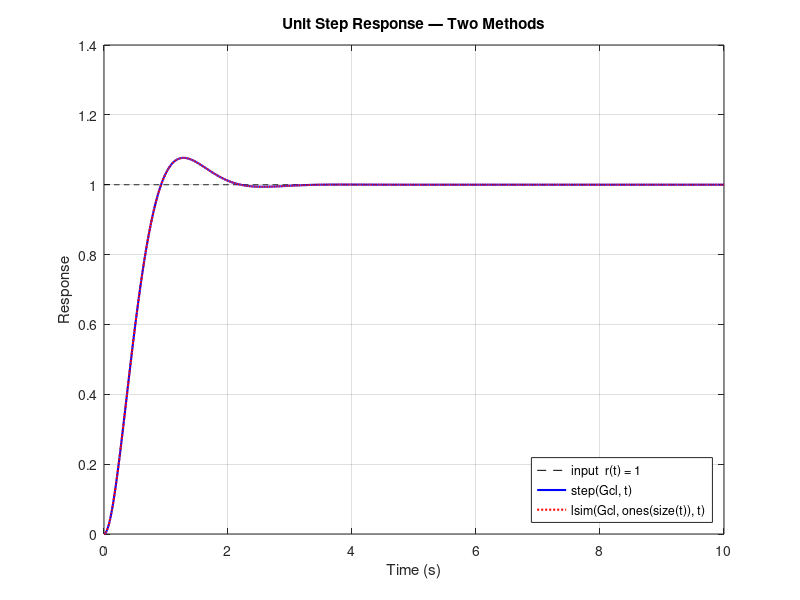
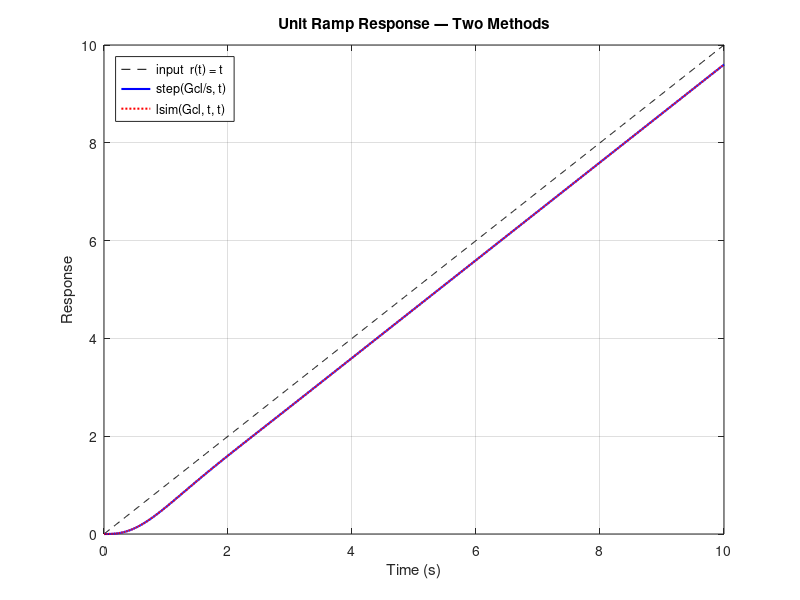
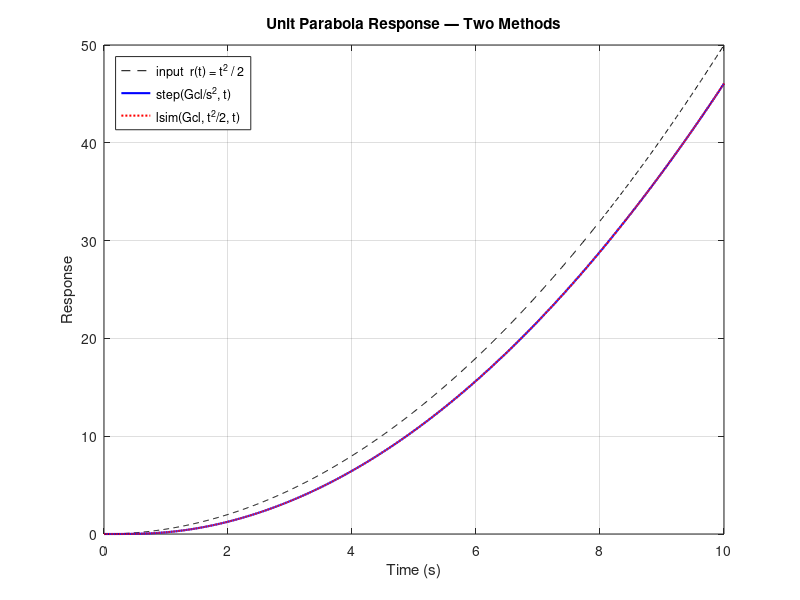

The MATLAB script that drew these images, in order:
%[text] # Simulating Steady-State Error: Step, Ramp, and Parabola Inputs
%[text] This supplemental note shows two ways to simulate the closed-loop response of a system to the three standard test inputs used in steady-state error analysis: step, ramp, and parabola.  MATLAB provides a convenient `step()` command for the unit step.  There is no built-in `ramp()` or `parabola()`, so we need a workaround.  Two general approaches are illustrated for each input.
%[text] **Method 1 — Cascade an integrator with the closed-loop transfer function.**  A unit step driven through $1/s$ becomes a ramp ($r(t)=t$); through $1/s^2$ it becomes a parabola ($r(t)=t^2/2$).  We absorb these integrators into the transfer function passed to `step()`.
%[text] **Method 2 — Build the input signal as a time vector and call** **`lsim()`****.**  This generalizes to any input (sinusoids, disturbances, recorded data) so it is worth seeing alongside the `step()` trick.
%[text] We use a Type 1 plant (one open-loop integrator) so that the three inputs produce three qualitatively different steady-state behaviors: zero step error, finite ramp error, and unbounded parabola error.
%%
%[text] ## Example System (Type 1)
%[text] A simple Type 1 plant: $G\_\\mathrm{ol}(s) = 10/(s(s+4))$.  The free $s$ in the denominator is the open-loop integrator that makes this Type 1.  The closed-loop transfer function $G\_\\mathrm{cl}(s)$ is formed with `feedback()` (unity feedback).
clear;
Gol = tf(10,[1 4 0]);
Gcl = feedback(Gol, 1);
%[text] The velocity error constant is $K\_v = \\lim\_{s\\to 0} sG\_\\mathrm{ol}(s) = 10/4 = 2.5$.  Using `minreal` to cancel the $s/s$ pole-zero pair lets `dcgain` evaluate the limit cleanly.
s  = tf('s');
Kv = dcgain(minreal(s*Gol));
e_ss_ramp_expected = 1/Kv;
fprintf('Kv = %.3f, expected ramp e_ss = %.3f\n', Kv, e_ss_ramp_expected)
%%
%[text] ## Common Time Vector
%[text] All three simulations share the same time grid.  The closed-loop dynamics settle within a few seconds, so a ten-second window comfortably shows both the transient and the steady-state behavior.
t = (0:0.01:10)';
%%
%[text] ## Step Input
%[text] The convenient case.  `step(Gcl,t)` simulates the unit step response directly.
%[text] **Method 1 —** **`step()`** **directly.**
y_step_A = step(Gcl, t);
%[text] **Method 2 —** **`lsim()`** **with** $r(t) = 1$**.**
r_step = ones(size(t));
y_step_B = lsim(Gcl, r_step, t);
%[text] Plot the input and both outputs.  The two outputs overlay exactly.
figure
plot(t, r_step,   'k--', 'DisplayName','input  r(t) = 1')
hold on
plot(t, y_step_A, 'b-',  'LineWidth', 1.5, 'DisplayName','step(Gcl, t)')
plot(t, y_step_B, 'r:',  'LineWidth', 1.5, 'DisplayName','lsim(Gcl, ones(size(t)), t)')
hold off
grid on
xlabel('Time (s)');  ylabel('Response')
title('Unit Step Response — Two Methods')
legend('Location','southeast')
%[text] For this Type 1 system, $K\_x = \\infty$ and the step error tends to zero.
e_step_meas = r_step(end) - y_step_B(end);
fprintf('Measured step e_ss = %.4f (expected 0)\n', e_step_meas)
%%
%[text] ## Ramp Input
%[text] No built-in `ramp()` command.  A unit ramp is $r(t) = t$, with Laplace transform $1/s^2$.
%[text] **Method 1 — Cascade an integrator** $1/s$ **in front of** $G\_\\mathrm{cl}(s)$**, then call** **`step()`****.**  Driving $G\_\\mathrm{cl}(s) \\cdot 1/s$ with a unit step is the same as driving $G\_\\mathrm{cl}(s)$ with a ramp, since $1 \\cdot \\frac{1}{s} \\cdot \\frac{1}{s} = \\frac{1}{s^2}$, the Laplace transform of $r(t)=t$.
Gcl_ramp = Gcl * tf(1, [1, 0]);          % Gcl(s) / s
y_ramp_A = step(Gcl_ramp, t);
%[text] **Method 2 — Build** $r(t)=t$ **explicitly and call** **`lsim()`****.**
r_ramp   = t;
y_ramp_B = lsim(Gcl, r_ramp, t);
%[text] Both methods produce the same response.  The output tracks the ramp with a constant offset.
figure
plot(t, r_ramp,   'k--', 'DisplayName','input  r(t) = t')
hold on
plot(t, y_ramp_A, 'b-',  'LineWidth', 1.5, 'DisplayName','step(Gcl/s, t)')
plot(t, y_ramp_B, 'r:',  'LineWidth', 1.5, 'DisplayName','lsim(Gcl, t, t)')
hold off
grid on
xlabel('Time (s)');  ylabel('Response')
title('Unit Ramp Response — Two Methods')
legend('Location','northwest')
%[text] The steady-state offset between input and output is $e\_{ss} = 1/K\_v$.
e_ss_ramp_meas = r_ramp(end) - y_ramp_B(end);
fprintf('Measured ramp e_ss = %.4f (expected %.4f)\n', e_ss_ramp_meas, e_ss_ramp_expected)
%%
%[text] ## Parabola Input
%[text] No built-in command.  A unit parabola is $r(t) = \\frac{1}{2}t^2$, with Laplace transform $1/s^3$.
%[text] **Method 1 — Cascade** $1/s^2$ **in front of** $G\_\\mathrm{cl}(s)$**, then call** **`step()`****.**  The full chain is $1 \\cdot \\frac{1}{s} \\cdot \\frac{1}{s^2} = \\frac{1}{s^3}$, which is the Laplace transform of $\\frac{1}{2}t^2$.
Gcl_para = Gcl * tf(1, [1, 0, 0]);       % Gcl(s) / s^2
y_para_A = step(Gcl_para, t);
%[text] **Method 2 — Build** $r(t)=\\frac{1}{2}t^2$ **explicitly and call** **`lsim()`****.**
r_para   = 0.5*t.^2;
y_para_B = lsim(Gcl, r_para, t);
%[text] For a Type 1 plant the parabola error grows without bound: $K\_a = 0$, so $e\_{ss} \\to \\infty$.  The output falls progressively further behind the parabola.
figure
plot(t, r_para,   'k--', 'DisplayName','input  r(t) = t^2 / 2')
hold on
plot(t, y_para_A, 'b-',  'LineWidth', 1.5, 'DisplayName','step(Gcl/s^2, t)')
plot(t, y_para_B, 'r:',  'LineWidth', 1.5, 'DisplayName','lsim(Gcl, t^2/2, t)')
hold off
grid on
xlabel('Time (s)');  ylabel('Response')
title('Unit Parabola Response — Two Methods')
legend('Location','northwest')
%[text] The error sampled at the end of the simulation window is already large and still growing.
e_para_meas = r_para(end) - y_para_B(end);
fprintf('Parabola error at t=%.1fs: %.3f (grows without bound for Type 1)\n', t(end), e_para_meas)
%%
%[text] ## Summary
%[text] For each test input there are (at least) two convenient ways to simulate the closed-loop response:
%[text] - **Step:** `step(Gcl, t)`  or  `lsim(Gcl, ones(size(t)), t)`
%[text] - **Ramp:** `step(Gcl/s, t)`  or  `lsim(Gcl, t, t)`
%[text] - **Parabola:** `step(Gcl/s^2, t)`  or  `lsim(Gcl, 0.5*t.^2, t)` \
%[text] The `step()` trick (Method 1) is compact and emphasizes the underlying frequency-domain structure: cascading an integrator with the closed-loop TF turns the test input into the next-higher-order signal.  `lsim()` (Method 2) is more general — it accepts any time-series input — and is the right tool when you want to drive the system with a sinusoid, a recorded reference, or a disturbance signal.

%[appendix]{"version":"1.0"}
%---
%[metadata:view]
%   data: {"layout":"inline"}
%---
